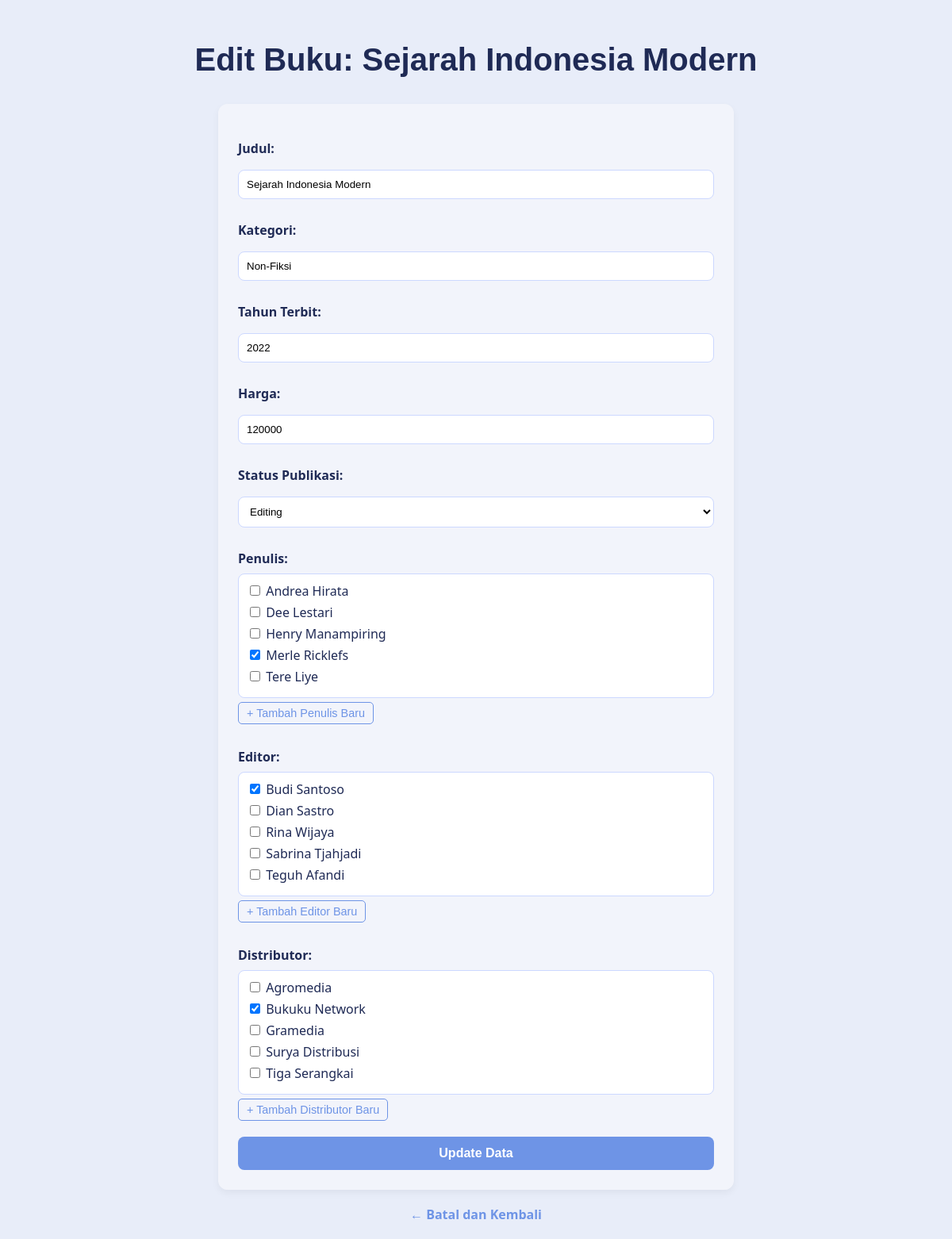
Screenshot of /DB_PenerbitanBuku/edit.php?ISBN=978-602-088-641-8 with the database file from the repository.
### tables this page shows
CREATE TABLE BUKU (
    ISBN VARCHAR(50) NOT NULL,
    Judul VARCHAR(225),
    Kategori VARCHAR(20),
    TahunTerbit INT,
    Harga NUMERIC,
    StatusPublikasi VARCHAR(15),
    PRIMARY KEY (ISBN)
);

CREATE TABLE PENULIS (
    ID_Penulis INT NOT NULL AUTO_INCREMENT,
    NamaPenulis VARCHAR(50) UNIQUE,
    AlamatPenulis VARCHAR(100),
    EmailPenulis VARCHAR(50),
    PRIMARY KEY (ID_Penulis)
);

CREATE TABLE EDITOR (
    ID_Editor INT NOT NULL AUTO_INCREMENT,
    NamaEditor VARCHAR(50) UNIQUE,
    Divisi VARCHAR(20),
    PRIMARY KEY (ID_Editor)
);

CREATE TABLE DISTRIBUTOR (
    ID_Distributor INT NOT NULL AUTO_INCREMENT,
    NamaDistributor VARCHAR(50) UNIQUE,
    TahunBerdiri INT,
    PRIMARY KEY (ID_Distributor)
);

### DB_PenerbitanBuku/edit.php (the view, shortened to what this page needs)
<?php
include 'koneksi.php';
$isbn = $_GET['ISBN'] ?? '';
$stmt_buku = $conn->prepare("SELECT * FROM BUKU WHERE ISBN = ?");
$stmt_buku->bind_param("s", $isbn);
$stmt_buku->execute();
$result_buku = $stmt_buku->get_result();
$buku = $result_buku->fetch_assoc();
$penulis_list = $conn->query("SELECT ID_Penulis, NamaPenulis FROM PENULIS ORDER BY NamaPenulis");
$editor_list = $conn->query("SELECT ID_Editor, NamaEditor FROM EDITOR ORDER BY NamaEditor");
$distributor_list = $conn->query("SELECT ID_Distributor, NamaDistributor FROM DISTRIBUTOR ORDER BY NamaDistributor");
function get_related_ids($conn, $table, $id_column, $isbn) {
    $ids = [];
    $stmt = $conn->prepare("SELECT $id_column FROM $table WHERE ISBN = ?");
    $stmt->bind_param("s", $isbn);
    $stmt->execute();
    $result = $stmt->get_result();
    while ($row = $result->fetch_assoc()) {
        $ids[] = $row[$id_column];
    }
    return $ids;
}
$selected_penulis = get_related_ids($conn, 'KONTRIBUSI_PENULIS', 'ID_Penulis', $isbn);
$selected_editor = get_related_ids($conn, 'KONTRIBUSI_EDITOR', 'ID_Editor', $isbn);
$selected_distributor = get_related_ids($conn, 'KERJA_SAMA_DISTRIBUSI', 'ID_Distributor', $isbn);
?>
<!DOCTYPE html>
<html>
<head>
</head>
<body>
    <h2>Edit Buku: <?= htmlspecialchars($buku['Judul']) ?></h2>
    <form method="post">
        <b>Judul:</b> <input type="text" name="Judul" value="<?= htmlspecialchars($buku['Judul']) ?>" required><br>
        <b>Kategori:</b> <input type="text" name="Kategori" value="<?= htmlspecialchars($buku['Kategori']) ?>"><br>
        <b>Tahun Terbit:</b> <input type="number" name="TahunTerbit" value="<?= $buku['TahunTerbit'] ?>" min="0"><br>
        <b>Harga:</b> <input type="number" name="Harga" step="0.01" value="<?= $buku['Harga'] ?>" min="0"><br>
        <b>Status Publikasi:</b>
        <select name="StatusPublikasi" required>
            <option value="Editing" <?= $buku['StatusPublikasi'] == 'Editing' ? 'selected' : '' ?>>Editing</option>
        </select><br>
        <b>Penulis:</b>
        <div class="checkbox-group">
            <?php while($p = $penulis_list->fetch_assoc()): ?>
                <label><input type="checkbox" name="id_penulis[]" value="<?= $p['ID_Penulis'] ?>" <?= in_array($p['ID_Penulis'], $selected_penulis) ? 'checked' : '' ?>> <?= htmlspecialchars($p['NamaPenulis']) ?></label>
            <?php endwhile; ?>
        </div>
        <button type="button" class="toggle-new-btn">+ Tambah Penulis Baru</button>
        <b>Editor:</b>
        <div class="checkbox-group">
            <?php while($e = $editor_list->fetch_assoc()): ?>
                <label><input type="checkbox" name="id_editor[]" value="<?= $e['ID_Editor'] ?>" <?= in_array($e['ID_Editor'], $selected_editor) ? 'checked' : '' ?>> <?= htmlspecialchars($e['NamaEditor']) ?></label>
            <?php endwhile; ?>
        </div>
        <button type="button" class="toggle-new-btn">+ Tambah Editor Baru</button>
        <b>Distributor:</b>
        <div class="checkbox-group">
            <?php while($d = $distributor_list->fetch_assoc()): ?>
                <label><input type="checkbox" name="id_distributor[]" value="<?= $d['ID_Distributor'] ?>" <?= in_array($d['ID_Distributor'], $selected_distributor) ? 'checked' : '' ?>> <?= htmlspecialchars($d['NamaDistributor']) ?></label>
            <?php endwhile; ?>
        </div>
        <button type="button" class="toggle-new-btn">+ Tambah Distributor Baru</button>
        <button type="submit">Update Data</button>
    </form>
    <a href="index.php" class="back-link">← Batal dan Kembali</a>
</body>
</html>

### DB_PenerbitanBuku/edit.php (style rules this page uses)
body { background-color: #e8edf9; font-family: 'Segoe UI', Tahoma, Geneva, Verdana, sans-serif; color: rgb(31, 42, 85); margin: 0; padding: 20px; }
h2 { font-family: Tahoma, Geneva, sans-serif; font-size: 40px; text-align:center; }
form { background-color: rgba(245, 247, 252, 0.8); padding: 25px; border-radius: 12px; box-shadow: 0 4px 10px rgba(0, 0, 0, 0.05); max-width: 600px; margin: 20px auto; }
input[type="text"], input[type="number"], select { width: 100%; padding: 10px; margin: 8px 0; border: 1px solid #ccd8ff; border-radius: 8px; box-sizing: border-box; background-color: white; }
button[type="submit"] { background-color: #6e94e6; border: none; padding: 12px 20px; border-radius: 8px; color: white; font-weight: 600; cursor: pointer; transition: background-color 0.2s ease; width: 100%; font-size: 16px; margin-top: 10px; }
.back-link { display: block; text-align:center; margin-top: 15px; color: #6e94e6; text-decoration: none; font-weight: 600; }
.checkbox-group { border: 1px solid #ccd8ff; border-radius: 8px; padding: 10px; background-color: #fff; max-height: 150px; overflow-y: auto; margin-bottom: 5px; }
.checkbox-group label { display: block; margin-bottom: 5px; cursor: pointer; }
b { display: block; margin-top: 20px; margin-bottom: 8px; }
.toggle-new-btn { background: none; border: 1px solid #6e94e6; color: #6e94e6; padding: 5px 10px; border-radius: 5px; cursor: pointer; font-size: 0.9em; margin-bottom: 10px; }

### rows the page displays
buku: Judul "Sejarah Indonesia Modern", Kategori "Non-Fiksi", TahunTerbit "2022", Harga "120000", StatusPublikasi "Editing"
penulis: NamaPenulis "Andrea Hirata"
penulis: NamaPenulis "Dee Lestari"
penulis: NamaPenulis "Henry Manampiring"
penulis: ID_Penulis "☑", NamaPenulis "Merle Ricklefs"
penulis: NamaPenulis "Tere Liye"
editor: ID_Editor "☑", NamaEditor "Budi Santoso"
editor: NamaEditor "Dian Sastro"
editor: NamaEditor "Rina Wijaya"
editor: NamaEditor "Sabrina Tjahjadi"
editor: NamaEditor "Teguh Afandi"
distributor: NamaDistributor "Agromedia"
distributor: ID_Distributor "☑", NamaDistributor "Bukuku Network"
distributor: NamaDistributor "Gramedia"
distributor: NamaDistributor "Surya Distribusi"
distributor: NamaDistributor "Tiga Serangkai"
